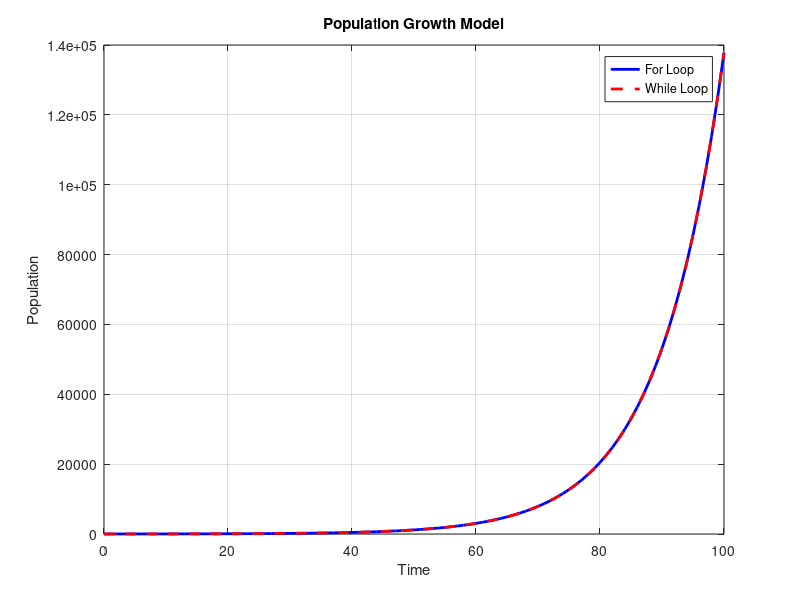

Write MATLAB code to recreate this figure.
%% Simulation parameters
P0 = 10;        % initial population
r = 0.1;        % growth rate per time step
T = 100;        % total simulation time
dt = 1;         % time step

time = 0:dt:T;  % time vector
nSteps = length(time);

%% FOR LOOP simulation (Exponential growth)
pop_for = zeros(1, nSteps);
pop_for(1) = P0;
for k = 2:nSteps
  pop_for(k) = pop_for(k-1) + r * pop_for(k-1) * dt;
end

%% WHILE LOOP simulation (Exponential growth)
pop_while = zeros(1, nSteps);
pop_while(1) = P0;
index = 2;
while index <= nSteps
  pop_while(index) = pop_while(index - 1) + r * pop_while(index - 1) * dt;
  index = index + 1;
end

%% Plotting results
figure;
plot(time, pop_for, 'b-', 'LineWidth', 2);
hold on;
plot(time, pop_while, 'r--', 'LineWidth', 2);
xlabel('Time');
ylabel('Population');
title('Population Growth Model');
legend('For Loop', 'While Loop');
grid on;
